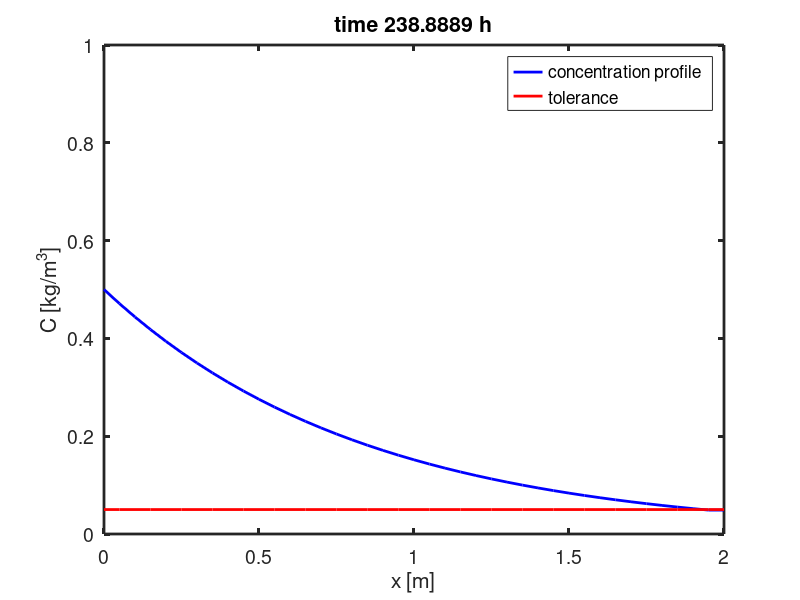
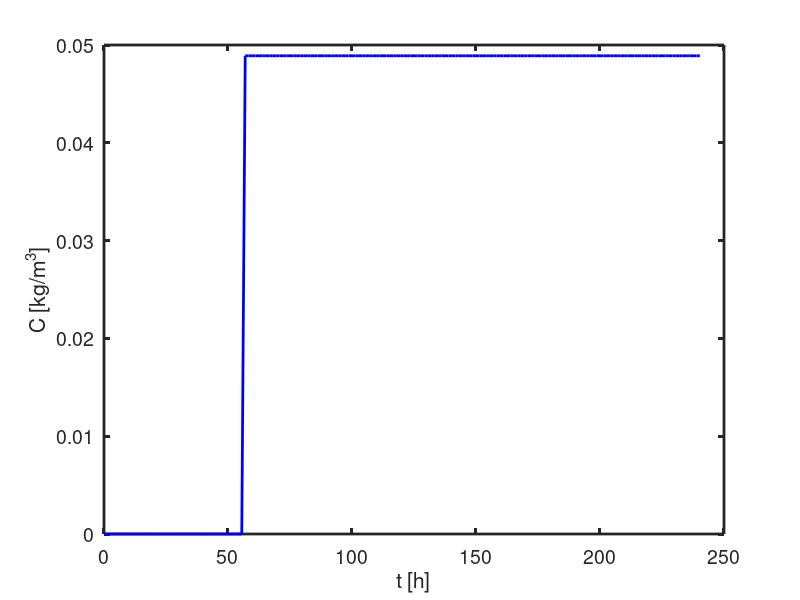

These charts were generated, in order, by the following MATLAB code:
clear;
%  Routine to simulate mass balance of a reactor reactor
% for a chemical/ contaminant which gets transformed by a first order
% reaction
%dc/dt= -v*dC/dx -lambda *C

% Initialisation
% Griding of the reactor domain
dx=0.05; % %grid size
x=[0:dx:2];% reactor domain and grid meters
deltax=diff(x); % vector containing grid spacing dx


% Define variables & parameters
v=1e-05;% flow velocity in m per second
lambda= 1/86400; % reaction time scale of first order reaction
tau=3600; % period of osscillation in case of a periodical input concentration
C_in=0.5% input concentratin in kg/m^3 into the reactor
C_lim=0.05;% tolerance limit for the outflow
%scaling factor for initial state


% Define initial state
C=zeros(1, length(x));% concentration vectors 
C_alt=C; % concentration at old time stept



% Process loop
tmax=10*86400; % maximum simulation time
time=0.; % start time
itime=1; % time step counter
time_vec=[time];
C_leak=[0];

% solve equation with explicite upstream euler forward finite difference
figure;
while time < tmax
   % Define time step with (Courant), maxium computation time and start time 
    dt=1*dx/abs(v);
    % Define boundary conditions (Dirichlet)    
    C(1)=C_in;% left boundary constant concentration 
   % C(1)=C_in+C_in*sin(time/(2*tau)); % % left boundary periodic input concentration
    C(length(x))=C_alt(length(x)-1); %right boundary free outflow
   % solve working equation 
    for j=2:length(x)-1
        % numerical solution
        %C(j)=C_alt(j)-dt*v/(x(j)-x(j-1))*(C_alt(j)-C_alt(j-1))-dt*C_alt(j-1)*lambda;
        C(j)=C_alt(j)-dt*v/(x(j)-x(j-1))*(C_alt(j)-C_alt(j-1))-dt*C_alt(j-1)*lambda;
        % Assure that solution is realistic i.e. avoid negative
        % concentration
        if C(j) < 0
            C(j)=0;
        end
    end
    C_alt=C; % set old Concentration to actual concentration
    % start plotting sequence
    plot(x,C,'b-','linewidth',2);
    hold on;
    plot(x,C_lim*ones(1,length(x)),'r-','linewidth',2);
    hold off;
    xlabel('x [m]','fontsize',14);
    ylabel('C [kg/m^3]','fontsize',14);
    set(gca,'fontsize',14,'linewidth',2);
    axis([x(1) x(length(x)) 0 2*C_in]);
    title(['time ' num2str(time/3600) ' h']);
    legend('concentration profile','tolerance'); 
    M(itime)=getframe;
    time=time+dt;% new time
    itime=itime+1;
     % end plotting sequence
    time_vec=[time_vec time];
    C_leak=[C_leak C(length(x))];
   end

figure;
plot(time_vec/3600,C_leak,'b-','linewidth',2);
xlabel('t [h]','fontsize',14);
ylabel('C [kg/m^3]','fontsize',14);
set(gca,'fontsize',14,'linewidth',2);
